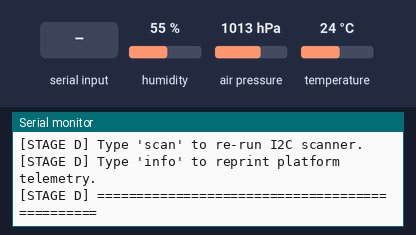
Bench run of a sketch on a simulated ESP32. Parts: the last lines printed to the serial monitor. Wiring (inferred from the names in the program): BME280 sensor at I2C address 0x77. The test bench sets the inputs (shaded band); at power-on: humidity 55 %, air pressure 1013 hPa, temperature 24 °C. The camera gives no picture.

Above: at 3.4 s.
3.5 s: "photo\n" received over Serial
At 4.8 s:
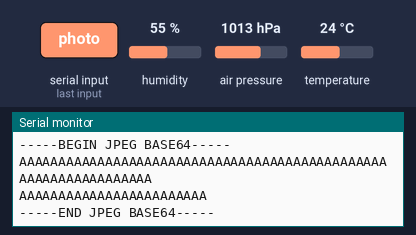
13.7 s: "snap\n" received over Serial
At 14.7 s:
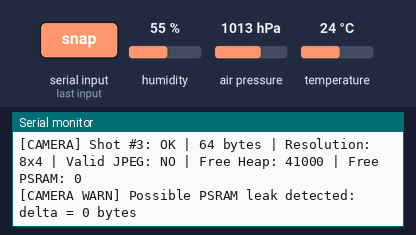
15.2 s: "bme\n" received over Serial
At 16.0 s:
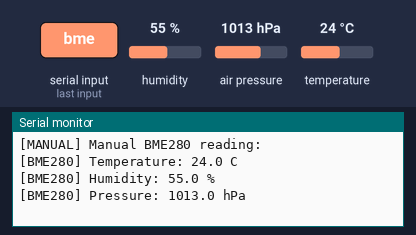
16.7 s: humidity set to 22 %
At 18.8 s:
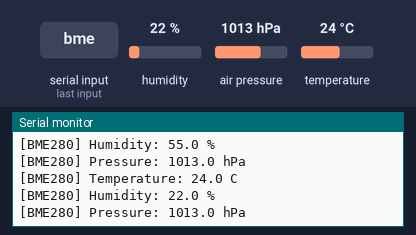

The sketch:

hzad_s3_cam_diag.ino
```cpp
#include <Arduino.h>
#include "esp_chip_info.h"
#include "esp_system.h"
#include "config.h"
#include "bme_diag.h"
#include "camera_diag.h"

// =========================================================================
// Global Test State
// =========================================================================
static unsigned long last_bme_read_ms = 0;
static unsigned long last_cam_capture_ms = 0;
static uint32_t consecutive_capture_count = 0;
static bool ten_shots_completed = false;

// =========================================================================
// Stage A: Hardware Platform & Telemetry Diagnostics
// =========================================================================
void print_platform_info() {
  Serial.println("\n=======================================================");
  Serial.println("  " FIRMWARE_NAME);
  Serial.println("  Firmware Version: " FIRMWARE_VERSION);
  Serial.println("=======================================================");

  esp_chip_info_t chip_info;
  esp_chip_info(&chip_info);

  Serial.println("[PLATFORM] --- MCU & Silicon Diagnostics ---");
  Serial.print("[PLATFORM] Model:              ");
  if (chip_info.model == CHIP_ESP32S3) {
    Serial.println("ESP32-S3");
  } else {
    Serial.printf("Unknown (%d)\n", chip_info.model);
  }

  Serial.printf("[PLATFORM] Silicon Revision:   v%d.%d\n", chip_info.revision / 100, chip_info.revision % 100);
  Serial.printf("[PLATFORM] CPU Cores:          %d\n", chip_info.cores);
  Serial.printf("[PLATFORM] CPU Frequency:      %u MHz\n", (unsigned int)ESP.getCpuFreqMHz());
  Serial.printf("[PLATFORM] ESP-IDF Version:    %s\n", esp_get_idf_version());
#ifdef ESP_ARDUINO_VERSION_MAJOR
  Serial.printf("[PLATFORM] Arduino-ESP32 Core: %d.%d.%d\n",
                ESP_ARDUINO_VERSION_MAJOR, ESP_ARDUINO_VERSION_MINOR, ESP_ARDUINO_VERSION_PATCH);
#endif

  Serial.println("\n[PLATFORM] --- Flash & Memory Verification ---");
  uint32_t flash_bytes = ESP.getFlashChipSize();
  Serial.printf("[PLATFORM] Flash Chip Size:    %u bytes (%.2f MB)\n", flash_bytes, flash_bytes / (1024.0 * 1024.0));
  Serial.printf("[PLATFORM] Flash Chip Speed:   %u MHz\n", (unsigned int)(ESP.getFlashChipSpeed() / 1000000));
  Serial.printf("[PLATFORM] Flash Chip Mode:    %s\n",
                (ESP.getFlashChipMode() == FM_QIO) ? "QIO (Quad)" :
                (ESP.getFlashChipMode() == FM_QOUT) ? "QOUT (Quad)" :
                (ESP.getFlashChipMode() == FM_DIO) ? "DIO (Dual)" :
                (ESP.getFlashChipMode() == FM_DOUT) ? "DOUT (Dual)" : "OPI / Other");

  bool psram_ok = psramFound();
  Serial.printf("[PLATFORM] PSRAM Detected:     %s\n", psram_ok ? "YES" : "NO");
  if (psram_ok) {
    uint32_t psram_size = ESP.getPsramSize();
    uint32_t free_psram = ESP.getFreePsram();
    Serial.printf("[PLATFORM] Total PSRAM:        %u bytes (%.2f MB)\n", psram_size, psram_size / (1024.0 * 1024.0));
    Serial.printf("[PLATFORM] Free PSRAM:         %u bytes (%.2f MB)\n", free_psram, free_psram / (1024.0 * 1024.0));
  } else {
    Serial.println("[PLATFORM WARN] PSRAM is NOT detected or disabled in compiler flags!");
    Serial.println("[PLATFORM WARN] Camera buffer allocation at high resolutions will fail without PSRAM.");
  }

  Serial.printf("[PLATFORM] Free Internal Heap: %u bytes (%.2f KB)\n", ESP.getFreeHeap(), ESP.getFreeHeap() / 1024.0);
  Serial.println("[PLATFORM NOTICE] Flash and PSRAM confirmed via firmware API calls.");
  Serial.println("=======================================================\n");
}

void print_stage_summary() {
  Serial.println("\n=======================================================");
  Serial.println("  STAGE INITIALIZATION SUMMARY");
  Serial.println("=======================================================");
  Serial.printf("  Camera Status: %s (%s)\n",
                is_camera_ready() ? "INITIALIZED (OK)" : "FAILED / OFFLINE",
                get_detected_camera_model());
  Serial.printf("  BME280 Status: %s (Address: 0x%02X, Chip ID: 0x%02X)\n",
                is_bme280_ready() ? "INITIALIZED (OK)" : "FAILED / OFFLINE",
                get_bme280_address(), get_bme280_chip_id());
  Serial.println("=======================================================\n");
}

// =========================================================================
// Setup & Main Loop
// =========================================================================
void setup() {
  Serial.begin(SERIAL_BAUD_RATE);
  delay(1500); // Allow CH340 USB serial to settle

  // Stage A: System Telemetry
  print_platform_info();

  // Stage B: BME280 Verification
  init_bme280();

  // Stage C: Camera Verification
  init_camera();

  // Print summary of both subsystems
  print_stage_summary();

  // Stream one initial frame in Base64 so the user can immediately view it
  if (is_camera_ready()) {
    Serial.println("[VIEW] Streaming test snapshot #0 for image viewer...");
    capture_and_dump_base64();
  }

  Serial.println("\n[STAGE D] ===============================================");
  Serial.println("[STAGE D] Starting Concurrent Operation Test");
  Serial.println("[STAGE D] BME280 will be sampled every 5 seconds.");
  Serial.printf("[STAGE D] Camera will capture %d sequential test frames.\n", SEQUENTIAL_SNAP_TARGET);
  Serial.println("[STAGE D] Type 'photo' in Serial Monitor to capture and stream Base64 JPEG.");
  Serial.println("[STAGE D] Type 'snap' to capture without Base64 dump.");
  Serial.println("[STAGE D] Type 'bme' to read sensor on demand.");
  Serial.println("[STAGE D] Type 'scan' to re-run I2C scanner.");
  Serial.println("[STAGE D] Type 'info' to reprint platform telemetry.");
  Serial.println("[STAGE D] ===============================================\n");

  last_bme_read_ms = millis();
  last_cam_capture_ms = millis();
}

void loop() {
  unsigned long now = millis();

  // Non-blocking BME280 periodic read every 5 seconds (Stage D requirement)
  if (now - last_bme_read_ms >= BME280_READ_INTERVAL_MS) {
    last_bme_read_ms = now;
    read_bme280();
  }

  // Sequential camera test sequence: capture 10 test frames
  if (!ten_shots_completed && is_camera_ready()) {
    if (now - last_cam_capture_ms >= CAM_TEST_INTERVAL_MS) {
      last_cam_capture_ms = now;
      consecutive_capture_count++;
      capture_single_photo(consecutive_capture_count);

      if (consecutive_capture_count >= SEQUENTIAL_SNAP_TARGET) {
        ten_shots_completed = true;
        Serial.println("\n*******************************************************");
        Serial.printf("[STAGE D COMPLETE] Successfully captured %u consecutive frames!\n", consecutive_capture_count);
        Serial.println("[STAGE D COMPLETE] BME280 continues background polling every 5s.");
        Serial.println("*******************************************************\n");
      }
    }
  }

  // Interactive Serial Console for manual testing
  if (Serial.available()) {
    String cmd = Serial.readStringUntil('\n');
    cmd.trim();
    if (cmd.equalsIgnoreCase("photo")) {
      consecutive_capture_count++;
      Serial.printf("[MANUAL] Triggering Base64 photo snapshot #%u...\n", consecutive_capture_count);
      capture_and_dump_base64();
    } else if (cmd.equalsIgnoreCase("snap")) {
      consecutive_capture_count++;
      Serial.printf("[MANUAL] Triggering manual snapshot #%u...\n", consecutive_capture_count);
      capture_single_photo(consecutive_capture_count);
    } else if (cmd.equalsIgnoreCase("bme")) {
      Serial.println("[MANUAL] Manual BME280 reading:");
      read_bme280();
    } else if (cmd.equalsIgnoreCase("scan")) {
      init_bme280();
    } else if (cmd.equalsIgnoreCase("info")) {
      print_platform_info();
    } else if (cmd.length() > 0) {
      Serial.printf("[CONSOLE] Unknown command: '%s'. Available: 'photo', 'snap', 'bme', 'scan', 'info'\n", cmd.c_str());
    }
  }
}
```

bme_diag.cpp
```cpp
#include "bme_diag.h"
#include <Wire.h>
#include <Adafruit_Sensor.h>
#include <Adafruit_BME280.h>
#include "config.h"

static Adafruit_BME280 bme;
static bool bme280_initialized = false;
static uint8_t bme280_address = 0;
static uint8_t bme280_chip_id = 0;

struct I2CPinPair {
  int sda;
  int scl;
  const char *desc;
};

static const I2CPinPair CANDIDATE_PINS[] = {
  { UNCONFIRMED_I2C_SDA, UNCONFIRMED_I2C_SCL, "Configured pins" },
  { 1,  2, "Header SDA=1, SCL=2" },
  { 2,  1, "Header SDA=2, SCL=1" },
  { 1, 16, "Header SDA=1, SCL=16" },
  { 1, 17, "Header SDA=1, SCL=17" },
  { 8,  9, "ESP32-S3 Core Default SDA=8, SCL=9" },
  { 4,  5, "Camera SCCB Bus SDA=4, SCL=5" },
  { 41, 42, "High Header GPIO 41 / 42" },
};
static const size_t NUM_CANDIDATE_PINS = sizeof(CANDIDATE_PINS) / sizeof(CANDIDATE_PINS[0]);

static uint8_t read_i2c_reg(uint8_t addr, uint8_t reg) {
  Wire.beginTransmission(addr);
  Wire.write(reg);
  if (Wire.endTransmission(false) != 0) {
    return 0xFF;
  }
  if (Wire.requestFrom((int)addr, 1) == 1) {
    return Wire.read();
  }
  return 0xFF;
}

static bool scan_and_init_bme280_on_pins(int sda, int scl, const char *tag) {
  Serial.printf("[BME280] Testing I2C on SDA=GPIO %d, SCL=GPIO %d (%s)...\n", sda, scl, tag);
  Wire.end();
  delay(50);
  if (!Wire.begin(sda, scl, 100000)) {
    Serial.println("[BME280 ERR] Failed to initialize I2C bus with Wire.begin()!");
    return false;
  }

  Serial.println("[BME280] I2C scan started");
  uint8_t found_addr = 0;
  int device_count = 0;

  for (uint8_t address = 1; address < 127; address++) {
    Wire.beginTransmission(address);
    uint8_t error = Wire.endTransmission();
    if (error == 0) {
      Serial.printf("[BME280] Device found at 0x%02X\n", address);
      device_count++;
      if (address == BME280_PRIMARY_ADDR || address == BME280_SECONDARY_ADDR) {
        found_addr = address;
      }
    }
  }

  if (device_count == 0) {
    Serial.printf("[BME280] No I2C devices responded on SDA=%d, SCL=%d.\n", sda, scl);
    return false;
  }

  if (found_addr == 0) {
    Serial.printf("[BME280 WARN] Devices found on bus, but neither 0x76 nor 0x77 detected.\n");
    return false;
  }

  // Check Chip ID register (0xD0)
  uint8_t chip_id = read_i2c_reg(found_addr, 0xD0);
  Serial.printf("[BME280] Device found at 0x%02X (Chip ID register: 0x%02X)\n", found_addr, chip_id);

  if (chip_id == BME280_CHIP_ID) {
    Serial.println("[BME280] Chip ID verified: 0x60 (Genuine BME280 Temperature + Humidity + Pressure)");
  } else if (chip_id == BMP280_CHIP_ID) {
    Serial.println("[BME280 WARN] Chip ID is 0x58: BMP280 detected (Pressure + Temp only, NO humidity sensor!)");
  } else {
    Serial.printf("[BME280 WARN] Unknown chip ID 0x%02X (Expected 0x60 for BME280)\n", chip_id);
  }

  // Initialize Adafruit library
  if (!bme.begin(found_addr, &Wire)) {
    Serial.println("[BME280 ERR] Adafruit_BME280 library begin() failed!");
    return false;
  }

  // Sensor configuration for climate monitoring
  bme.setSampling(Adafruit_BME280::MODE_NORMAL,
                  Adafruit_BME280::SAMPLING_X2,  // temperature
                  Adafruit_BME280::SAMPLING_X16, // pressure
                  Adafruit_BME280::SAMPLING_X1,  // humidity
                  Adafruit_BME280::FILTER_X16,
                  Adafruit_BME280::STANDBY_MS_500);

  bme280_initialized = true;
  bme280_address = found_addr;
  bme280_chip_id = chip_id;
  Serial.println("[BME280] Initialization: OK");

  // Initial read to confirm physical readings
  float t = bme.readTemperature();
  float h = bme.readHumidity();
  float p = bme.readPressure() / 100.0F;

  Serial.printf("[BME280] Temperature: %.1f C\n", t);
  Serial.printf("[BME280] Humidity: %.1f %%\n", h);
  Serial.printf("[BME280] Pressure: %.1f hPa\n", p);

  return true;
}

void init_bme280() {
  Serial.println("\n[STAGE B] ===============================================");
  Serial.println("[STAGE B] Starting BME280 I2C Diagnostics");
  Serial.printf("[STAGE B] Configured Pins: SDA=GPIO %d, SCL=GPIO %d [STATUS: UNCONFIRMED]\n",
                UNCONFIRMED_I2C_SDA, UNCONFIRMED_I2C_SCL);
  Serial.println("[STAGE B] ===============================================");

  // First try the configured UNCONFIRMED pin pair
  if (scan_and_init_bme280_on_pins(UNCONFIRMED_I2C_SDA, UNCONFIRMED_I2C_SCL, "Primary UNCONFIRMED")) {
    Serial.printf("[BME280 OK] BME280 successfully verified on SDA=GPIO %d, SCL=GPIO %d!\n",
                  UNCONFIRMED_I2C_SDA, UNCONFIRMED_I2C_SCL);
    return;
  }

  Serial.println("\n[BME280 DIAGNOSTIC] Sensor NOT found on primary configured pins.");
  Serial.println("[BME280 DIAGNOSTIC] Possible causes:");
  Serial.println("  1. Incorrect SDA / SCL GPIO pin assignment;");
  Serial.println("  2. Missing 3.3V power or GND connection;");
  Serial.println("  3. Missing I2C pull-up resistors (typically 4.7k to 3.3V);");
  Serial.println("  4. Sensor address mismatch or damaged sensor module;");
  Serial.println("  5. Conflict with camera DVP bus (GPIO 16/17 are camera data lines).");
  Serial.println("[BME280 DIAGNOSTIC] Scanning alternative candidate pin pairs on header...\n");

  for (size_t i = 1; i < NUM_CANDIDATE_PINS; i++) {
    if (scan_and_init_bme280_on_pins(CANDIDATE_PINS[i].sda, CANDIDATE_PINS[i].scl, CANDIDATE_PINS[i].desc)) {
      Serial.println("\n*******************************************************");
      Serial.printf("[BME280 FOUND] SENSOR RESPONDED ON ALTERNATIVE PINS: SDA=GPIO %d, SCL=GPIO %d (%s)!\n",
                    CANDIDATE_PINS[i].sda, CANDIDATE_PINS[i].scl, CANDIDATE_PINS[i].desc);
      Serial.println("[BME280 FOUND] Update UNCONFIRMED_I2C_SDA and UNCONFIRMED_I2C_SCL in config.h to confirm.");
      Serial.println("*******************************************************\n");
      return;
    }
    delay(50);
  }

  Serial.println("[BME280 ERR] All candidate pin scans exhausted. BME280 is offline.");
}

void read_bme280() {
  if (!bme280_initialized) {
    Serial.println("[BME280 ERR] Cannot read: BME280 is not initialized.");
    return;
  }

  float t = bme.readTemperature();
  float h = bme.readHumidity();
  float p = bme.readPressure() / 100.0F;

  // Validation check: real physics limits
  bool valid = (!isnan(t) && t >= -40.0 && t <= 85.0) &&
               (!isnan(h) && h >= 0.0 && h <= 100.0) &&
               (!isnan(p) && p >= 300.0 && p <= 1100.0);

  if (valid) {
    Serial.printf("[BME280] Temperature: %.1f C\n", t);
    Serial.printf("[BME280] Humidity: %.1f %%\n", h);
    Serial.printf("[BME280] Pressure: %.1f hPa\n", p);
  } else {
    Serial.printf("[BME280 ERR] Invalid or out-of-range readings: T=%.2f, H=%.2f, P=%.2f\n", t, h, p);
  }
}

bool is_bme280_ready() {
  return bme280_initialized;
}

uint8_t get_bme280_address() {
  return bme280_address;
}

uint8_t get_bme280_chip_id() {
  return bme280_chip_id;
}
```

bme_diag.h
```cpp
#ifndef BME_DIAG_H
#define BME_DIAG_H

#include <Arduino.h>

void init_bme280();
void read_bme280();
bool is_bme280_ready();
uint8_t get_bme280_address();
uint8_t get_bme280_chip_id();

#endif // BME_DIAG_H
```

camera_diag.h
```cpp
#ifndef CAMERA_DIAG_H
#define CAMERA_DIAG_H

#include <Arduino.h>

bool init_camera();
bool capture_single_photo(uint32_t shot_number);
bool capture_and_dump_base64();
bool is_camera_ready();
const char* get_detected_camera_model();

#endif // CAMERA_DIAG_H
```

camera_pins.h
```cpp
#ifndef CAMERA_PINS_H
#define CAMERA_PINS_H

// =========================================================================
// Camera Pin Definitions for ESP32-S3 DVP Ribbon (FPC/FFC)
// =========================================================================
// Status of pin mapping: UNCONFIRMED until verified on this physical board.
//
// Profile 1: ESP32S3_EYE / Freenove ESP32-S3 WROOM CAM (Standard for ~95% S3 CAMs)
// Profile 2: Freenove Alt Byte Order
// Profile 3: Seeed Studio XIAO ESP32-S3 Sense
// Profile 4: Waveshare ESP32-S3-CAM
// =========================================================================

#define CAM_PROFILE_S3_STANDARD 1
#define CAM_PROFILE_S3_FREENOVE 2
#define CAM_PROFILE_S3_XIAO     3
#define CAM_PROFILE_S3_WAVESHARE 4

// Selected profile for testing:
#define ACTIVE_CAM_PROFILE CAM_PROFILE_S3_STANDARD

#if (ACTIVE_CAM_PROFILE == CAM_PROFILE_S3_STANDARD)
  // Espressif ESP32-S3-EYE standard reference pinout for DVP camera
  #define CAM_PROFILE_NAME "ESP32-S3 Standard Reference (S3-EYE / AI-Thinker S3)"
  #define PWDN_GPIO_NUM  -1
  #define RESET_GPIO_NUM -1
  #define XCLK_GPIO_NUM  15
  #define SIOD_GPIO_NUM  4
  #define SIOC_GPIO_NUM  5

  #define Y9_GPIO_NUM    16
  #define Y8_GPIO_NUM    17
  #define Y7_GPIO_NUM    18
  #define Y6_GPIO_NUM    12
  #define Y5_GPIO_NUM    10
  #define Y4_GPIO_NUM    8
  #define Y3_GPIO_NUM    9
  #define Y2_GPIO_NUM    11

  #define VSYNC_GPIO_NUM 6
  #define HREF_GPIO_NUM  7
  #define PCLK_GPIO_NUM  13

#elif (ACTIVE_CAM_PROFILE == CAM_PROFILE_S3_FREENOVE)
  #define CAM_PROFILE_NAME "Freenove ESP32-S3 WROOM CAM"
  #define PWDN_GPIO_NUM  -1
  #define RESET_GPIO_NUM -1
  #define XCLK_GPIO_NUM  15
  #define SIOD_GPIO_NUM  4
  #define SIOC_GPIO_NUM  5

  #define Y9_GPIO_NUM    11
  #define Y8_GPIO_NUM    9
  #define Y7_GPIO_NUM    8
  #define Y6_GPIO_NUM    10
  #define Y5_GPIO_NUM    12
  #define Y4_GPIO_NUM    18
  #define Y3_GPIO_NUM    17
  #define Y2_GPIO_NUM    16

  #define VSYNC_GPIO_NUM 6
  #define HREF_GPIO_NUM  7
  #define PCLK_GPIO_NUM  13

#elif (ACTIVE_CAM_PROFILE == CAM_PROFILE_S3_XIAO)
  #define CAM_PROFILE_NAME "XIAO ESP32-S3 Sense"
  #define PWDN_GPIO_NUM  -1
  #define RESET_GPIO_NUM -1
  #define XCLK_GPIO_NUM  10
  #define SIOD_GPIO_NUM  40
  #define SIOC_GPIO_NUM  39

  #define Y9_GPIO_NUM    48
  #define Y8_GPIO_NUM    11
  #define Y7_GPIO_NUM    12
  #define Y6_GPIO_NUM    14
  #define Y5_GPIO_NUM    16
  #define Y4_GPIO_NUM    18
  #define Y3_GPIO_NUM    17
  #define Y2_GPIO_NUM    15

  #define VSYNC_GPIO_NUM 38
  #define HREF_GPIO_NUM  47
  #define PCLK_GPIO_NUM  13

#elif (ACTIVE_CAM_PROFILE == CAM_PROFILE_S3_WAVESHARE)
  #define CAM_PROFILE_NAME "Waveshare ESP32-S3 CAM"
  #define PWDN_GPIO_NUM  -1
  #define RESET_GPIO_NUM -1
  #define XCLK_GPIO_NUM  3
  #define SIOD_GPIO_NUM  48
  #define SIOC_GPIO_NUM  47

  #define Y9_GPIO_NUM    41
  #define Y8_GPIO_NUM    45
  #define Y7_GPIO_NUM    46
  #define Y6_GPIO_NUM    42
  #define Y5_GPIO_NUM    40
  #define Y4_GPIO_NUM    38
  #define Y3_GPIO_NUM    15
  #define Y2_GPIO_NUM    18

  #define VSYNC_GPIO_NUM 1
  #define HREF_GPIO_NUM  2
  #define PCLK_GPIO_NUM  39
#endif

#endif // CAMERA_PINS_H
```

Source omitted: camera_diag.cpp (7873 bytes), config.h (1478 bytes)

Measured:
- after the input at 3.5 s, the serial monitor: prints a new line at once (image 1)
- after the input at 13.7 s, the serial monitor: prints a new line at once (image 2)
- after the input at 15.2 s, the serial monitor: prints a new line at once (image 3)
- after the input at 16.7 s, the serial monitor: prints a new line after 0.64 s (image 4)
